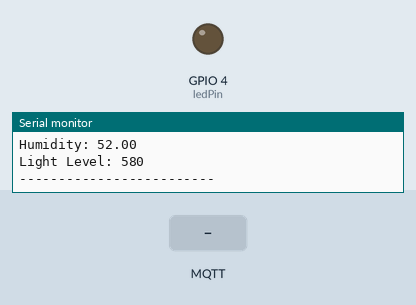
Bench run of a sketch on a simulated ESP32. Parts: output pins drawn as LEDs (lit = HIGH), the last lines printed to the serial monitor. The test bench sets the inputs (shaded band). WiFi joins after 1.5 s; servers stay silent unless stated; no MQTT or app messages arrive unless stated.

Above: at 2.7 s.
2.8 s: MQTT message "on" arrives on the first subscribed topic
At 3.2 s:
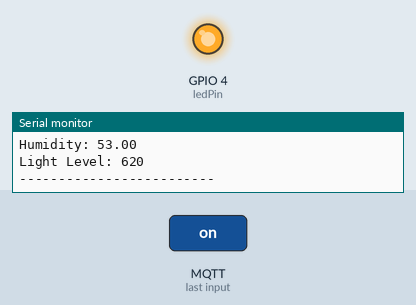
5.8 s: MQTT message "off" arrives on the first subscribed topic
At 6.7 s:
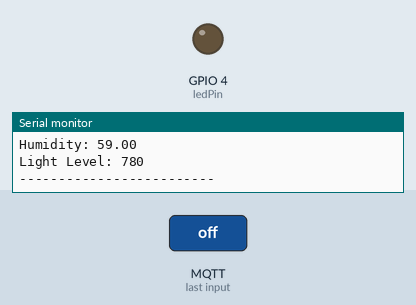
Timing chart, 0 to 8.8 s (numbered marks = the images above; inputs shaded):
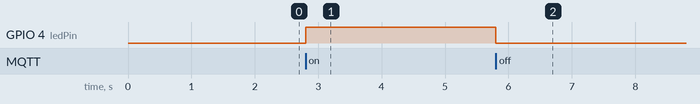

Measured:
- after the input at 2.8 s, GPIO 4 (ledPin): LOW → HIGH at once
- after the input at 5.8 s, GPIO 4 (ledPin): HIGH → LOW at once

The sketch:

final_project.ino
```cpp
#include <WiFi.h>
#include <PubSubClient.h>

// 와이파이 SSID/Password
const char* ssid = "U+NetB2E8";
const char* password = "09J2D9#7A9";

// MQTT발행서버 주소
const char* mqtt_server = "192.168.219.105";

WiFiClient espClient;
PubSubClient client(espClient);

long lastMsg = 0;
char msg[50];
int value = 0;

// Variables to simulate temperature, humidity, and light level
float temperature = 25.0;
float humidity = 50.0;
float lightLevel = 500.0;
float tempChange = 0.5;
float humChange = 0.5;
float lightChange = 20.0;

// Direction of changes
bool tempIncrease = true;
bool humIncrease = true;
bool lightIncrease = true;

// LED Pin
const int ledPin = 4;

void setup() {
  Serial.begin(115200);

  // WiFi 설정
  setup_wifi();

  // MQTT 서버 설정
  client.setServer(mqtt_server, 1883);
  client.setCallback(callback);

  pinMode(ledPin, OUTPUT);
}

void setup_wifi() {
  delay(10);
  // 와이파이 연결 시작
  Serial.println();
  Serial.print("Connecting to ");
  Serial.println(ssid);

  // 설정한 와이파이 SSID, 비밀번호 일치하는지 확인
  WiFi.begin(ssid, password);

  // 연결될 때까지 대기
  while (WiFi.status() != WL_CONNECTED) {
    delay(500);
    Serial.print(".");
  }

  // 연결 성공 시 while문 빠져나옴
  Serial.println("");
  Serial.println("WiFi connected");
  Serial.println("IP address: ");
  Serial.println(WiFi.localIP());
}

// callback 함수, MQTT 발행자로부터 온 메시지를 수신 받는다.
void callback(char* topic, byte* message, unsigned int length) {
  Serial.print("Message arrived on topic: ");
  Serial.print(topic);
  Serial.print(". Message: ");
  String messageTemp;

  for (int i = 0; i < length; i++) {
    Serial.print((char)message[i]);
    messageTemp += (char)message[i];
  }
  Serial.println();

  // node-red에서 MQTT 발행자를 구독함, LED 상태를 MQTT로부터 수신받는다.
  if (String(topic) == "esp32/output") {
    Serial.print("Changing output to ");
    if (messageTemp == "on") {
      Serial.println("on");
      digitalWrite(ledPin, HIGH);
    } else if (messageTemp == "off") {
      Serial.println("off");
      digitalWrite(ledPin, LOW);
    }
  }
}

// MQTT 연결 확인 및 재연결 시도
void reconnect() {
  while (!client.connected()) {
    Serial.print("Attempting MQTT connection...");
    // 고유한 클라이언트 ID 설정
    if (client.connect("ESP8266Client12345")) {
      Serial.println("connected");
      client.subscribe("esp32/output");
    } else {
      Serial.print("failed, rc=");
      Serial.print(client.state());
      if (client.state() == MQTT_CONNECT_FAILED) {
        Serial.println(" (MQTT_CONNECT_FAILED)");
      } else if (client.state() == MQTT_CONNECTION_TIMEOUT) {
        Serial.println(" (MQTT_CONNECTION_TIMEOUT)");
      } else if (client.state() == MQTT_CONNECTION_LOST) {
        Serial.println(" (MQTT_CONNECTION_LOST)");
      } else if (client.state() == MQTT_DISCONNECTED) {
        Serial.println(" (MQTT_DISCONNECTED)");
      } else if (client.state() == MQTT_CONNECT_BAD_PROTOCOL) {
        Serial.println(" (MQTT_CONNECT_BAD_PROTOCOL)");
      } else if (client.state() == MQTT_CONNECT_BAD_CLIENT_ID) {
        Serial.println(" (MQTT_CONNECT_BAD_CLIENT_ID)");
      } else if (client.state() == MQTT_CONNECT_UNAVAILABLE) {
        Serial.println(" (MQTT_CONNECT_UNAVAILABLE)");
      } else if (client.state() == MQTT_CONNECT_BAD_CREDENTIALS) {
        Serial.println(" (MQTT_CONNECT_BAD_CREDENTIALS)");
      } else if (client.state() == MQTT_CONNECT_UNAUTHORIZED) {
        Serial.println(" (MQTT_CONNECT_UNAUTHORIZED)");
      } else {
        Serial.println(" (Unknown Error)");
      }
      Serial.println(" try again in 5 seconds");
      delay(5000);
    }
  }
}

// 온습도 및 조도 값을 loop하여 MQTT에 정보 전달
void loop() {
  if (!client.connected()) {
    reconnect();
  }
  client.loop();

  long now = millis();

  // 온습도 및 조도 값을 서서히 변화시킴
  if (now - lastMsg > 300) {
    lastMsg = now;

    // Simulate gradual change in temperature
    if (tempIncrease) {
      temperature += tempChange;
      if (temperature > 30.0) tempIncrease = false;
    } else {
      temperature -= tempChange;
      if (temperature < 0.0) tempIncrease = true;
    }

    // Simulate gradual change in humidity
    if (humIncrease) {
      humidity += humChange;
      if (humidity > 60.0) humIncrease = false;
    } else {
      humidity -= humChange;
      if (humidity < 40.0) humIncrease = true;
    }

    // Simulate gradual change in light level
    if (lightIncrease) {
      lightLevel += lightChange;
      if (lightLevel > 800) lightIncrease = false;
    } else {
      lightLevel -= lightChange;
      if (lightLevel < 200) lightIncrease = true;
    }

    // Convert the temperature value to a char array
    char tempString[8];
    dtostrf(temperature, 1, 2, tempString);
    Serial.print("Temperature: ");
    Serial.println(tempString);
    client.publish("esp32/temperature", tempString);

    // Convert the humidity value to a char array
    char humString[8];
    dtostrf(humidity, 1, 2, humString);
    Serial.print("Humidity: ");
    Serial.println(humString);
    client.publish("esp32/humidity", humString);

    // Convert the light level value to a char array
    char lightString[8];
    dtostrf(lightLevel, 1, 0, lightString); // No decimal places needed for light level
    Serial.print("Light Level: ");
    Serial.println(lightString);
    client.publish("esp32/light", lightString);

    Serial.println("-------------------------");

  }
}
```
